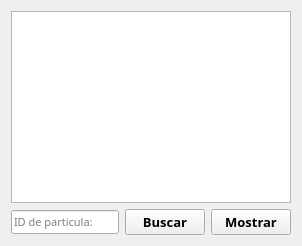
      <widget class="QWidget" name="tab_2">
       <attribute name="title">
        <string>Tabla</string>
       </attribute>
       <layout class="QGridLayout" name="gridLayout_4">
        <item row="1" column="0">
         <widget class="QLineEdit" name="buscar_lineEdit">
          <property name="font">
           <font>
            <family>Poppins</family>
            <pointsize>8</pointsize>
           </font>
          </property>
          <property name="text">
           <string/>
          </property>
          <property name="placeholderText">
           <string>ID de particula:</string>
          </property>
         </widget>
        </item>
        <item row="1" column="1">
         <widget class="QPushButton" name="buscar_pushButton">
          <property name="font">
           <font>
            <family>Poppins</family>
            <pointsize>10</pointsize>
            <weight>75</weight>
            <bold>true</bold>
           </font>
          </property>
          <property name="text">
           <string>Buscar</string>
          </property>
         </widget>
        </item>
        <item row="1" column="2">
         <widget class="QPushButton" name="mostrar_tabla_pushButton">
          <property name="font">
           <font>
            <family>Poppins</family>
            <pointsize>10</pointsize>
            <weight>75</weight>
            <bold>true</bold>
           </font>
          </property>
          <property name="text">
           <string>Mostrar</string>
          </property>
         </widget>
        </item>
        <item row="0" column="0" colspan="3">
         <widget class="QTableWidget" name="tabla"/>
        </item>
       </layout>
      </widget>
